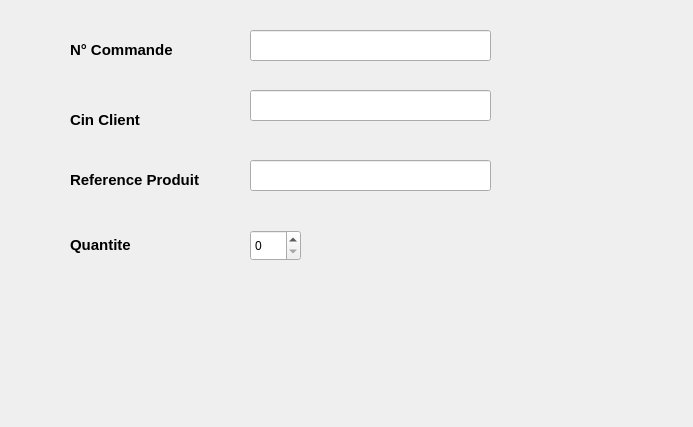
<?xml version="1.0" encoding="UTF-8"?>
<ui version="4.0">
 <class>ligneCommandeClient</class>
 <widget class="QDialog" name="ligneCommandeClient">
  <property name="geometry">
   <rect>
    <x>0</x>
    <y>0</y>
    <width>693</width>
    <height>427</height>
   </rect>
  </property>
  <property name="windowTitle">
   <string>Ajouter Ligne Commande</string>
  </property>
  <property name="styleSheet">
   <string notr="true"/>
  </property>
  <widget class="QLineEdit" name="produitLE">
   <property name="geometry">
    <rect>
     <x>250</x>
     <y>160</y>
     <width>241</width>
     <height>31</height>
    </rect>
   </property>
  </widget>
  <widget class="QLabel" name="label">
   <property name="geometry">
    <rect>
     <x>70</x>
     <y>110</y>
     <width>91</width>
     <height>21</height>
    </rect>
   </property>
   <property name="text">
    <string>&lt;!DOCTYPE HTML PUBLIC &quot;-//W3C//DTD HTML 4.0//EN&quot; &quot;http://www.w3.org/TR/REC-html40/strict.dtd&quot;&gt;
&lt;html&gt;&lt;head&gt;&lt;meta name=&quot;qrichtext&quot; content=&quot;1&quot; /&gt;&lt;style type=&quot;text/css&quot;&gt;
p, li { white-space: pre-wrap; }
&lt;/style&gt;&lt;/head&gt;&lt;body style=&quot; font-family:'MS Shell Dlg 2'; font-size:8.25pt; font-weight:400; font-style:normal;&quot;&gt;
&lt;p style=&quot; margin-top:0px; margin-bottom:0px; margin-left:0px; margin-right:0px; -qt-block-indent:0; text-indent:0px;&quot;&gt;&lt;span style=&quot; font-size:11pt; font-weight:600;&quot;&gt;Cin Client&lt;/span&gt;&lt;/p&gt;&lt;/body&gt;&lt;/html&gt;</string>
   </property>
  </widget>
  <widget class="QSpinBox" name="qteSB">
   <property name="geometry">
    <rect>
     <x>250</x>
     <y>230</y>
     <width>51</width>
     <height>31</height>
    </rect>
   </property>
  </widget>
  <widget class="QLabel" name="produitLB">
   <property name="geometry">
    <rect>
     <x>70</x>
     <y>170</y>
     <width>141</width>
     <height>21</height>
    </rect>
   </property>
   <property name="text">
    <string>&lt;!DOCTYPE HTML PUBLIC &quot;-//W3C//DTD HTML 4.0//EN&quot; &quot;http://www.w3.org/TR/REC-html40/strict.dtd&quot;&gt;
&lt;html&gt;&lt;head&gt;&lt;meta name=&quot;qrichtext&quot; content=&quot;1&quot; /&gt;&lt;style type=&quot;text/css&quot;&gt;
p, li { white-space: pre-wrap; }
&lt;/style&gt;&lt;/head&gt;&lt;body style=&quot; font-family:'MS Shell Dlg 2'; font-size:8.25pt; font-weight:400; font-style:normal;&quot;&gt;
&lt;p style=&quot; margin-top:0px; margin-bottom:0px; margin-left:0px; margin-right:0px; -qt-block-indent:0; text-indent:0px;&quot;&gt;&lt;span style=&quot; font-size:11pt; font-weight:600;&quot;&gt;Reference Produit&lt;/span&gt;&lt;/p&gt;&lt;/body&gt;&lt;/html&gt;</string>
   </property>
  </widget>
  <widget class="QLabel" name="num_CommandeLB">
   <property name="geometry">
    <rect>
     <x>70</x>
     <y>30</y>
     <width>131</width>
     <height>41</height>
    </rect>
   </property>
   <property name="text">
    <string>&lt;!DOCTYPE HTML PUBLIC &quot;-//W3C//DTD HTML 4.0//EN&quot; &quot;http://www.w3.org/TR/REC-html40/strict.dtd&quot;&gt;
&lt;html&gt;&lt;head&gt;&lt;meta name=&quot;qrichtext&quot; content=&quot;1&quot; /&gt;&lt;style type=&quot;text/css&quot;&gt;
p, li { white-space: pre-wrap; }
&lt;/style&gt;&lt;/head&gt;&lt;body style=&quot; font-family:'MS Shell Dlg 2'; font-size:8.25pt; font-weight:400; font-style:normal;&quot;&gt;
&lt;p style=&quot; margin-top:0px; margin-bottom:0px; margin-left:0px; margin-right:0px; -qt-block-indent:0; text-indent:0px;&quot;&gt;&lt;span style=&quot; font-size:11pt; font-weight:600;&quot;&gt;N° Commande&lt;/span&gt;&lt;/p&gt;&lt;/body&gt;&lt;/html&gt;</string>
   </property>
  </widget>
  <widget class="QLabel" name="qteLB">
   <property name="geometry">
    <rect>
     <x>70</x>
     <y>230</y>
     <width>91</width>
     <height>31</height>
    </rect>
   </property>
   <property name="text">
    <string>&lt;!DOCTYPE HTML PUBLIC &quot;-//W3C//DTD HTML 4.0//EN&quot; &quot;http://www.w3.org/TR/REC-html40/strict.dtd&quot;&gt;
&lt;html&gt;&lt;head&gt;&lt;meta name=&quot;qrichtext&quot; content=&quot;1&quot; /&gt;&lt;style type=&quot;text/css&quot;&gt;
p, li { white-space: pre-wrap; }
&lt;/style&gt;&lt;/head&gt;&lt;body style=&quot; font-family:'MS Shell Dlg 2'; font-size:8.25pt; font-weight:400; font-style:normal;&quot;&gt;
&lt;p style=&quot; margin-top:0px; margin-bottom:0px; margin-left:0px; margin-right:0px; -qt-block-indent:0; text-indent:0px;&quot;&gt;&lt;span style=&quot; font-size:11pt; font-weight:600;&quot;&gt;Quantite&lt;/span&gt;&lt;/p&gt;&lt;/body&gt;&lt;/html&gt;</string>
   </property>
  </widget>
  <widget class="QLineEdit" name="num_comdLE">
   <property name="geometry">
    <rect>
     <x>250</x>
     <y>30</y>
     <width>241</width>
     <height>31</height>
    </rect>
   </property>
  </widget>
  <widget class="QLineEdit" name="cin_ClientLE">
   <property name="geometry">
    <rect>
     <x>250</x>
     <y>90</y>
     <width>241</width>
     <height>31</height>
    </rect>
   </property>
  </widget>
  <widget class="QPushButton" name="ajouterPB">
   <property name="geometry">
    <rect>
     <x>620</x>
     <y>310</y>
     <width>61</width>
     <height>51</height>
    </rect>
   </property>
   <property name="text">
    <string/>
   </property>
   <property name="icon">
    <iconset resource="Images.qrc">
     <normaloff>:/icon/Icon/95.png</normaloff>:/icon/Icon/95.png</iconset>
   </property>
   <property name="iconSize">
    <size>
     <width>40</width>
     <height>40</height>
    </size>
   </property>
   <property name="flat">
    <bool>true</bool>
   </property>
  </widget>
  <widget class="QPushButton" name="retourPB">
   <property name="geometry">
    <rect>
     <x>40</x>
     <y>320</y>
     <width>71</width>
     <height>31</height>
    </rect>
   </property>
   <property name="text">
    <string/>
   </property>
   <property name="icon">
    <iconset resource="Images.qrc">
     <normaloff>:/icon/Icon/28.png</normaloff>:/icon/Icon/28.png</iconset>
   </property>
   <property name="iconSize">
    <size>
     <width>30</width>
     <height>30</height>
    </size>
   </property>
   <property name="flat">
    <bool>true</bool>
   </property>
  </widget>
  <widget class="QLabel" name="label_2">
   <property name="geometry">
    <rect>
     <x>-20</x>
     <y>-10</y>
     <width>721</width>
     <height>441</height>
    </rect>
   </property>
   <property name="text">
    <string/>
   </property>
   <property name="pixmap">
    <pixmap resource="Images.qrc">:/Arriere/images/arr_comm.jpg</pixmap>
   </property>
  </widget>
  <zorder>label_2</zorder>
  <zorder>produitLE</zorder>
  <zorder>label</zorder>
  <zorder>qteSB</zorder>
  <zorder>produitLB</zorder>
  <zorder>num_CommandeLB</zorder>
  <zorder>qteLB</zorder>
  <zorder>num_comdLE</zorder>
  <zorder>cin_ClientLE</zorder>
  <zorder>retourPB</zorder>
  <zorder>ajouterPB</zorder>
 </widget>
 <resources>
  <include location="Images.qrc"/>
 </resources>
 <connections/>
</ui>
